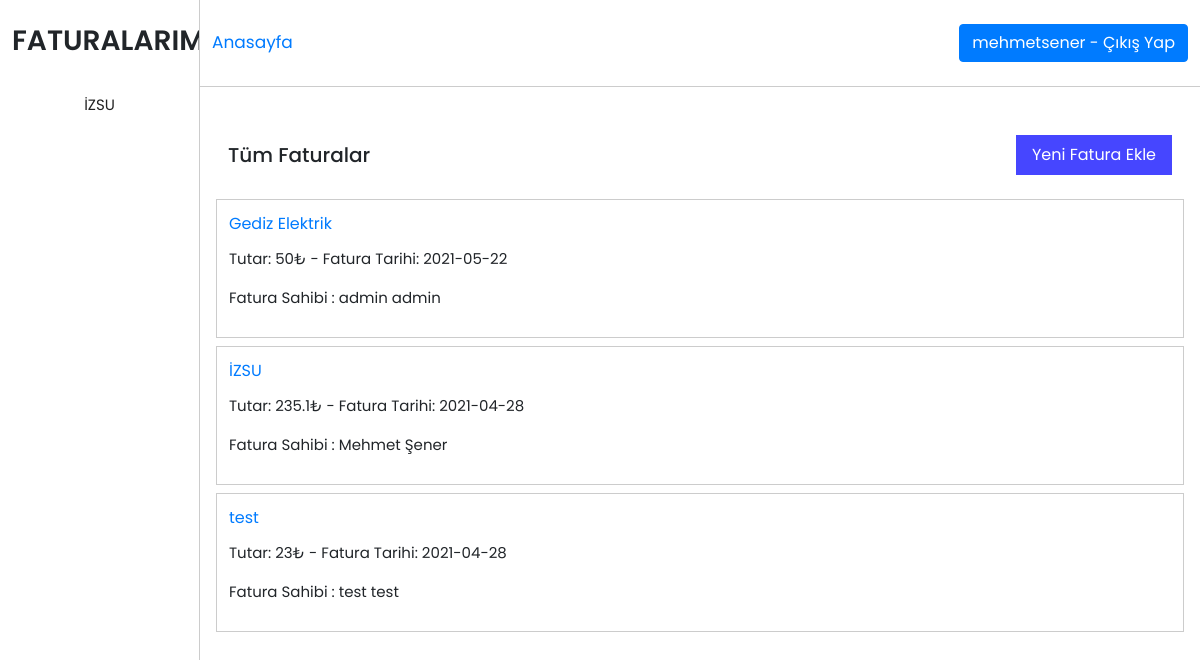
Page /index.php (signed in) on the committed database.
### tables this page shows
CREATE TABLE "Fatura" (
	"id"	INTEGER,
	"kullaniciid"	INTEGER,
	"kurumadi"	TEXT,
	"tutar"	REAL,
	"tarih"	TEXT,
	"odendimi"	INTEGER,
	PRIMARY KEY("id" AUTOINCREMENT)
);

CREATE TABLE "Kullanici" (
	"id"	INTEGER,
	"kullaniciadi"	TEXT,
	"sifre"	TEXT,
	"ad"	TEXT,
	"soyad"	TEXT,
	"eposta"	TEXT,
	"adres"	TEXT,
	"yetki"	INTEGER,
	PRIMARY KEY("id" AUTOINCREMENT)
);

### fonksiyon.php (called while the page is built, shortened)
<?php
$vt = new PDO('sqlite:veritabani.db');
function kullaniciBilgisi($kid)
{
    global $vt;
    $sorgu = "SELECT * FROM kullanici WHERE id=$kid";
    $sonuclar = $vt->query($sorgu);
    if ($satir = $sonuclar->fetch()) {
        return $satir;
    }
}
function tumFaturalar()
{
    global $vt;
    $kid = $_SESSION['kid'];
    $sorgu = "SELECT * FROM Fatura where kullaniciid=$kid";
    $sonuclar = $vt->query($sorgu);
    $dizi = [];
    while ($satir = $sonuclar->fetch()) {
        array_push($dizi,$satir);
    }
    return $dizi;
}
function tumFaturalarAdmin()
{
    global $vt;
    $sorgu = "SELECT Fatura.*,Kullanici.* FROM Fatura INNER JOIN Kullanici ON Fatura.kullaniciid=Kullanici.id";
    $sonuclar = $vt->query($sorgu);
    $dizi = [];
    while ($satir = $sonuclar->fetch()) {
        array_push($dizi,$satir);
    }
    return $dizi;
}
function girisYapildimi()
{
    if(isset($_SESSION['kid']))return true;
    return false;
}

### index.php (the view, shortened to what this page needs)
<!doctype html>
<html lang="en">
<?php
require_once("fonksiyon.php");
?>
<head>
  <link rel="stylesheet" href="https://stackpath.bootstrapcdn.com/bootstrap/4.3.1/css/bootstrap.min.css">
  <link rel="stylesheet" href="https://cdnjs.cloudflare.com/ajax/libs/font-awesome/5.15.3/css/all.min.css" />
  <link rel="stylesheet" href="css/style.css">
</head>
<body>
  <div class="forum-container">
    <div class="forum forum-left">
      <?php if(girisYapildimi()){
        echo "<h3>FATURALARIM</h3>";
      } ?>
      <div class="forum-subjects d-flex flex-column">
        <?php
        if (girisYapildimi()) {
          $faturalar = tumFaturalar();
          foreach ($faturalar as $fatura) {
            echo "<a href='fatura-icerigi.php?kid={$fatura['id']}'>{$fatura['kurumadi']}</a>";
          }
        }
        else{
          echo "<h5>Fatura bilgileriniz için lütfen giriş yapınız.</h5>";
        }
        ?>
      </div>
    </div>
    <div class="forum forum-right">
      <header class="d-flex justify-content-between align-items-center">
        <a href="index.php" class="anasayfa">Anasayfa</a>
        <?php
        if (isset($_SESSION['kid']) == false) {
        ?>
          <div class="login">
            <input type="button" data-toggle="modal" data-target="#girisModal" data-whatever="@mdo" value="Giriş Yap" />
            <input type="button" data-toggle="modal" data-target="#kayitModal" data-whatever="@mdo" value="Kayıt Ol" />
          </div>
        <?php
        } else {
        ?>
          <div class="login">
            <a class="btn btn-primary" href="fonksiyon.php?cikis=1"><?php echo kullaniciBilgisi($_SESSION['kid'])['kullaniciadi']; ?> - Çıkış Yap</a>
          </div>
        <?php
        }
        ?>
      </header>
      <div class="forum-content">
        <div class="admin-faturalar-header d-flex align-items-center justify-content-between">
          <h5>Tüm Faturalar</h5>
          <?php
          if (isset($_SESSION['yetki'])) {
          ?>
            <input type="button" value="Yeni Fatura Ekle" data-toggle="modal" data-target="#yeniFaturaEkle" data-whatever="@mdo">
          <?php
          }
          ?>
        </div>
        <?php
        if (girisYapildimi()) {
          $faturalar = tumFaturalarAdmin();
          foreach ($faturalar as $fatura) {
        ?>
            <div class="forum-item">
              <a href="fatura-icerigi.php?kid=<?php echo $fatura['id']; ?>" class="tutar"><?php echo $fatura['kurumadi']; ?></a>
              <p class="fatura-aciklaması"><?php echo  "Tutar: " . $fatura['tutar']. "₺ - Fatura Tarihi: ".$fatura['tarih'] ; ?></p>
              <p class="fatura-aciklaması"><?php echo  "Fatura Sahibi : " . $fatura['ad']. " ".$fatura['soyad'] ; ?></p>
            </div>
        <?php
          }
        }
        else{
          echo "<p>Lütfen giriş yapınız.</p>";
        }
        ?>
      </div>
    </div>
  </div>
</body>
</html>

### css/style.css (style rules this page uses)
* { padding: 0px; margin: 0px; text-decoration: none !important; }
body { font-family: 'Poppins', sans-serif; overflow-y: hidden; }
.forum-container { display: -ms-grid; display: grid; -ms-grid-columns: 1.5fr 10.5fr; grid-template-columns: 1.5fr 10.5fr; }
.forum-container .forum { min-height: 100vh; max-height: 100vh; }
.forum-container .forum-left { border-right: 1px solid #ccc; overflow-y: scroll; }
.forum-container .forum-left h3 { font-weight: 600; margin: 24px 12px; text-align: center; }
.forum-container .forum-left .forum-subjects a { padding: 12px; text-align: center; color: #222222; font-size: 15px; }
.forum-container .forum-right { overflow-y: scroll; }
.forum-container .forum-right header { border-bottom: 1px solid #ccc; padding: 24px 12px; }
.forum-container .forum-right header .anasayfa { font-size: 17px; }
.forum-container .forum-right .forum-content { position: relative; padding: 24px 16px; min-height: 100vh; }
.forum-container .forum-right .forum-content .forum-item { padding: 12px; border: 1px solid #ccc; margin-bottom: 8px; }
.forum-container .forum-right .forum-content .forum-item .fatura-aciklaması { margin-top: 12px; }
.forum-container .forum-right .forum-content .forum-item p { font-size: 15px; display: -webkit-box; -webkit-line-clamp: 2; -webkit-box-orient: vertical; overflow: hidden; text-overflow: ellipsis; }
.admin-faturalar-header { padding: 24px 12px; }
.admin-faturalar-header h5 { margin-bottom: 0rem; }
.admin-faturalar-header input { background: #4646ff; border: none; padding: 8px 16px; outline: none; color: #fff; }
@media only screen and (max-width: 1500px) { .forum-container { -ms-grid-columns: 2fr 10fr; grid-template-columns: 2fr 10fr; } }

### rows in the picture
fatura: kurumadi "İZSU", tutar "235.1", tarih "2021-04-28", kullaniciid.ad "Mehmet", kullaniciid.soyad "Şener"
kullanici: kullaniciadi "mehmetsener"
fatura: kurumadi "Gediz Elektrik", tutar "50", tarih "2021-05-22", kullaniciid.ad "admin", kullaniciid.soyad "admin"
fatura: kurumadi "test", tutar "23", tarih "2021-04-28", kullaniciid.ad "test", kullaniciid.soyad "test"
